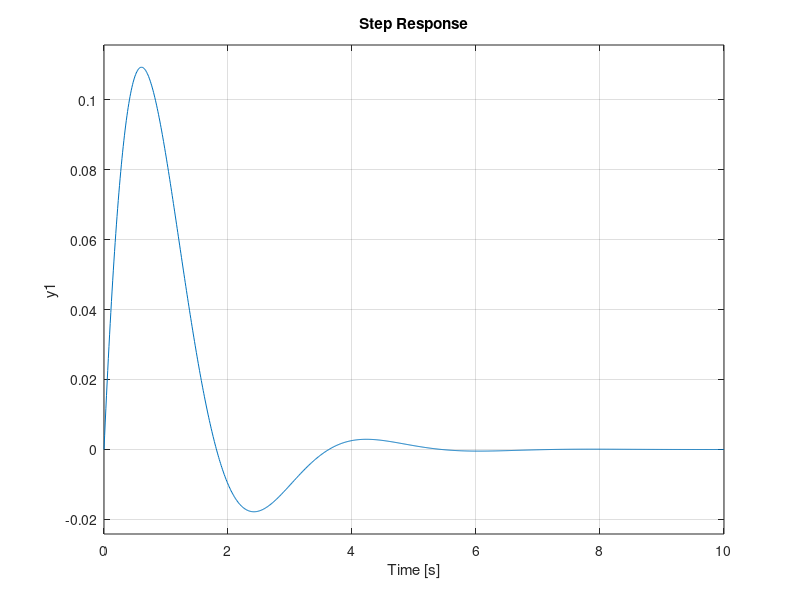

MATLAB code for this plot:
t = 0:0.01:10;
m = 10;
c = 20;
k = 40;
K = 0.2; % step input amplitude

A = [0, 1; -(k/m) -(c/m)];
B = [c/m; -(c/m)^2];
C = [1 0];
D = [0];
sys = ss(A,B,C,D) * K;
step(sys,t)